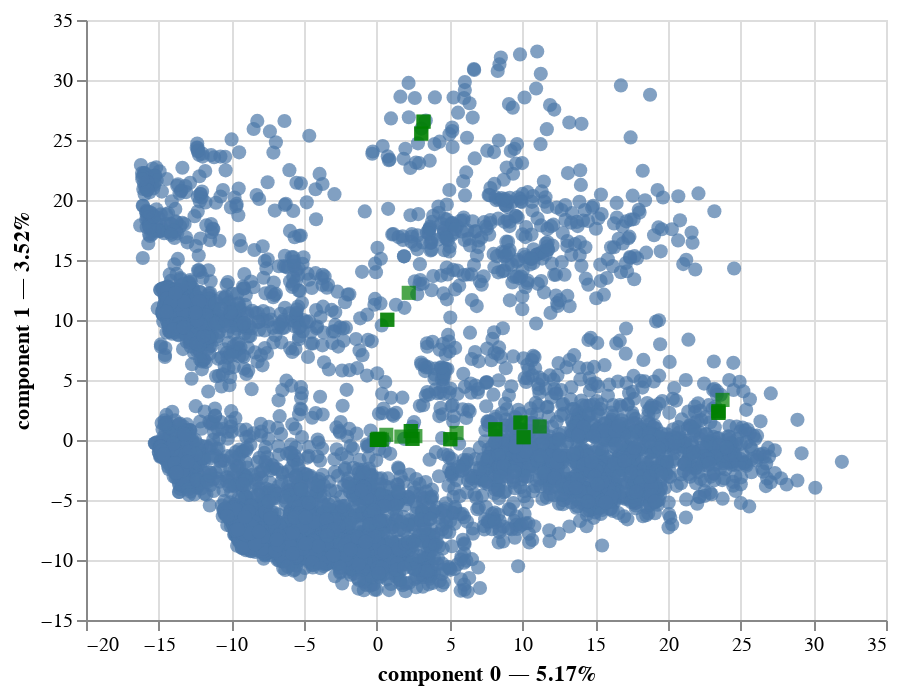

Write notebook code for a chart like this one.
### Code cell
famd.plot(
   df_train,
    x_component=0,
    y_component=1
)

### Figure 1 — Vega-Lite specification as saved in the notebook (floating-point values rounded to 4 significant figures; data arrays with more than 128 entries replaced by an {"elided": "..."} marker saying what was removed)
{"config": {"view": {"continuousWidth": 400, "continuousHeight": 300}}, "layer": [{"data": {"name": "data-ddeebef9445154139cc4d91f186d9ad8"}, "mark": {"type": "circle", "size": 50}, "encoding": {"tooltip": [{"field": "index", "type": "quantitative"}, {"field": "component 0", "type": "quantitative"}, {"field": "component 1", "type": "quantitative"}], "x": {"axis": {"title": "component 0 — 5.17%"}, "field": "component 0", "scale": {"zero": false}, "type": "quantitative"}, "y": {"axis": {"title": "component 1 — 3.52%"}, "field": "component 1", "scale": {"zero": false}, "type": "quantitative"}}, "selection": {"selector001": {"type": "interval", "bind": "scales", "encodings": ["x", "y"]}}}, {"data": {"name": "data-02c1920b7fee542a98422b7244e1b683"}, "mark": {"type": "square", "color": "green", "size": 50}, "encoding": {"tooltip": [{"field": "variable", "type": "nominal"}], "x": {"field": "component 0", "scale": {"zero": false}, "type": "quantitative"}, "y": {"field": "component 1", "scale": {"zero": false}, "type": "quantitative"}}}], "$schema": "https://vega.github.io/schema/vega-lite/v4.17.0.json", "datasets": {"data-ddeebef9445154139cc4d91f186d9ad8": {"elided": "4957 records"}, "data-02c1920b7fee542a98422b7244e1b683": [{"variable": "hhfoodexppm", "component 0": 1.682, "component 1": 0.2845, "label": "hhfoodexppm"}, {"variable": "hhexppm", "component 0": 0.2016, "component 1": 0.08669, "label": "hhexppm"}, {"variable": "hhincomepm", "component 0": 0.3351, "component 1": 0.02456, "label": "hhincomepm"}, {"variable": "NoOf_sickPersons", "component 0": 5.475, "component 1": 0.5856, "label": "NoOf_sickPersons"}, {"variable": "activity_label", "component 0": 23.48, "component 1": 2.39, "label": "activity_label"}, {"variable": "age", "component 0": 11.19, "component 1": 1.128, "label": "age"}, {"variable": "chronic_illness", "component 0": 10.09, "component 1": 0.2329, "label": "chronic_illness"}, {"variable": "chronic_illness_label", "component 0": 10.09, "component 1": 0.2329, "label": "chronic_illness_label"}, {"variable": "combined_status", "component 0": 0.03998, "component 1": 0.0249, "label": "combined_status"}, {"variable": "curr_educ", "component 0": 0.003563, "component 1": 0.003374, "label": "curr_educ"}, {"variable": "education", "component 0": 0.0647, "component 1": 0.1082, "label": "education"}, {"variable": "education_label", "component 0": 0.003563, "component 1": 0.003374, "label": "education_label"}, {"variable": "employment_status", "component 0": 23.76, "component 1": 3.341, "label": "employment_status"}, {"variable": "ethnicity", "component 0": 3.204, "component 1": 26.53, "label": "ethnicity"}, {"variable": "ethnicity_label", "component 0": 3.204, "component 1": 26.53, "label": "ethnicity_label"}, {"variable": "hhsize", "component 0": 2.643, "component 1": 0.3234, "label": "hhsize"}, {"variable": "impatient_gov", "component 0": 2.443, "component 1": 0.09577, "label": "impatient_gov"}, {"variable": "impatient_gov_label", "component 0": 2.443, "component 1": 0.09577, "label": "impatient_gov_label"}, {"variable": "impatient_pvt", "component 0": 0.1361, "component 1": 0.008384, "label": "impatient_pvt"}, {"variable": "impatient_pvt_label", "component 0": 0.1361, "component 1": 0.008384, "label": "impatient_pvt_label"}, {"variable": "is_active", "component 0": 23.48, "component 1": 2.257, "label": "is_active"}, {"variable": "is_active_label", "component 0": 23.48, "component 1": 2.257, "label": "is_active_label"}, {"variable": "main_activity", "component 0": 23.48, "component 1": 2.39, "label": "main_activity"}, {"variable": "marital_status", "component 0": 8.138, "component 1": 0.8934, "label": "marital_status"}, {"variable": "marital_status_label", "component 0": 8.138, "component 1": 0.8934, "label": "marital_status_label"}, {"variable": "province", "component 0": 2.188, "component 1": 12.26, "label": "province"}, {"variable": "registration", "component 0": 0.6452, "component 1": 0.4314, "label": "registration"}, {"variable": "religion", "component 0": 3.05, "component 1": 25.54, "label": "religion"}, {"variable": "religion_label", "component 0": 3.05, "component 1": 25.54, "label": "religion_label"}, {"variable": "residence", "component 0": 2.954e-31, "component 1": 1.745e-31, "label": "residence"}, {"variable": "sector", "component 0": 0.7132, "component 1": 10.02, "label": "sector"}, {"variable": "sector_label", "component 0": 0.7132, "component 1": 10.02, "label": "sector_label"}, {"variable": "sex", "component 0": 9.868, "component 1": 1.451, "label": "sex"}, {"variable": "sex_label", "component 0": 9.868, "component 1": 1.451, "label": "sex_label"}, {"variable": "visit_gov_hosp", "component 0": 5.046, "component 1": 0.06555, "label": "visit_gov_hosp"}, {"variable": "visit_gov_hosp_label", "component 0": 5.046, "component 1": 0.06555, "label": "visit_gov_hosp_label"}, {"variable": "visit_pvt_hosp", "component 0": 2.33, "component 1": 0.7438, "label": "visit_pvt_hosp"}, {"variable": "visit_pvt_hosp_label", "component 0": 2.33, "component 1": 0.7438, "label": "visit_pvt_hosp_label"}]}}
